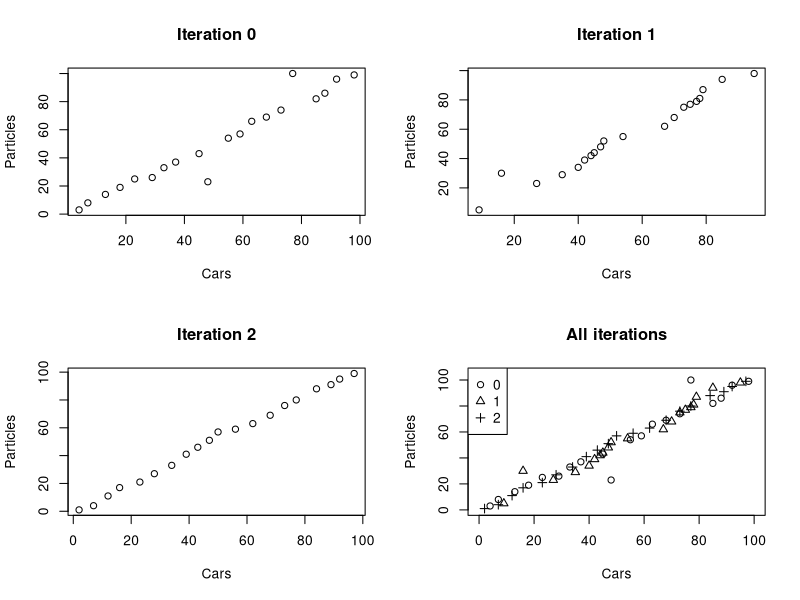

Source code (R):

# Laboratory work 7.6, variant 3

# Read data
a <- read.table("iteration_0.txt", header=TRUE, sep=";")
b <- read.table("iteration_1.txt", header=TRUE, sep=";")
c <- read.table("iteration_2.txt", header=TRUE, sep=";")

# Four plots in one window
par(mfrow=c(2,2))

# Iteration 0
plot(a$cars, a$particles, main="Iteration 0",
     xlab="Cars", ylab="Particles")

# Iteration 1
plot(b$cars, b$particles, main="Iteration 1",
     xlab="Cars", ylab="Particles")

# Iteration 2
plot(c$cars, c$particles, main="Iteration 2",
     xlab="Cars", ylab="Particles")

# All iterations
plot(a$cars, a$particles, main="All iterations",
     xlab="Cars", ylab="Particles",
     xlim=c(0,100), ylim=c(0,105))

points(b$cars, b$particles, pch=2)
points(c$cars, c$particles, pch=3)

legend("topleft", c("0", "1", "2"), pch=c(1,2,3))
